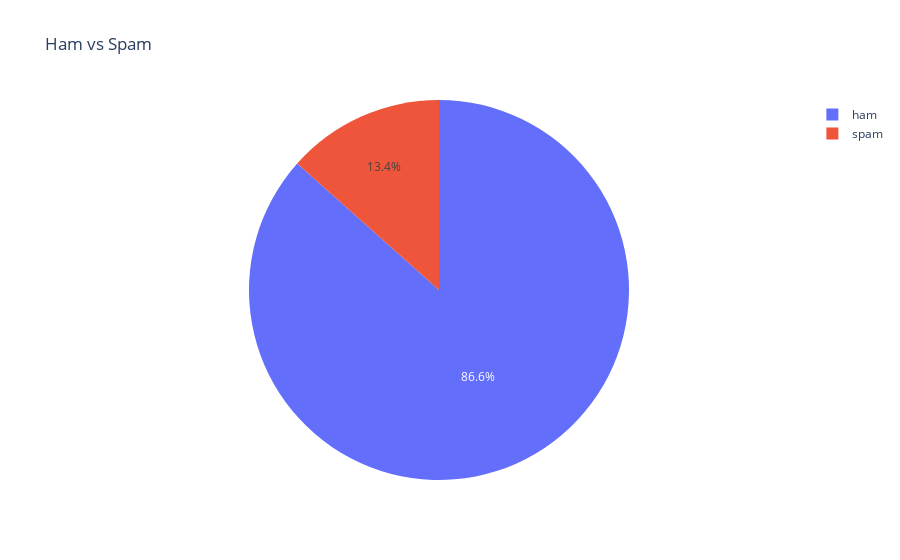

The code cell stored with this chart in its notebook:
### Markdown cell above
### ¿Cuantos registros tenemos por etiqueta (ham, spam)?

Esta informacion nos puede ayudar para identificar si existe un balance adecuado entre ambas categorías o si el dataset está desequilibrado, lo cual podría afectar el rendimiento de modelos de clasificación.

### Code cell
# Calculo del porcentaje total de registros de mensajes de spam y no spam
spam_slice = round(spam['TYPE'].value_counts() / spam.shape[0], 4) * 100

# Creacion de un 
porcion = pd.DataFrame(spam_slice)
spam_slice = spam_slice.reset_index()


fig = px.pie(
    spam_slice, 
    values='count',
    names='TYPE',
    title="Ham vs Spam"
    )

fig.update_layout(uniformtext_minsize=14)

fig.show()

### Figure 1 — Plotly figure (JSON) as saved in the notebook; plotly's stock layout.template omitted (floating-point values rounded to 4 significant figures)
{"data": [{"domain": {"x": [0, 1], "y": [0, 1]}, "hovertemplate": "TYPE=%{label}<br>count=%{value}<extra></extra>", "labels": ["ham", "spam"], "legendgroup": "", "name": "", "showlegend": true, "type": "pie", "values": [86.59, 13.41]}], "layout": {"legend": {"tracegroupgap": 0}, "title": {"text": "Ham vs Spam"}, "uniformtext": {"minsize": 14}}}
